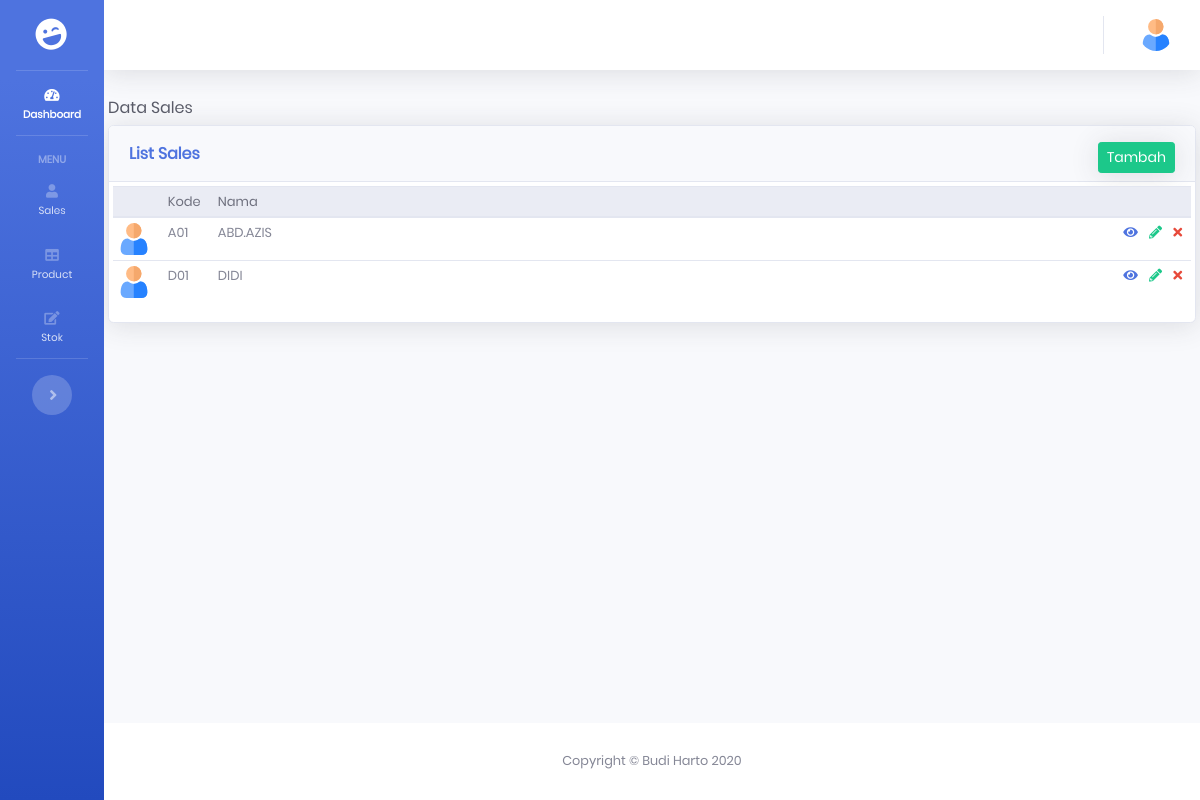
The page /index.php/sales on the database as committed earlier.
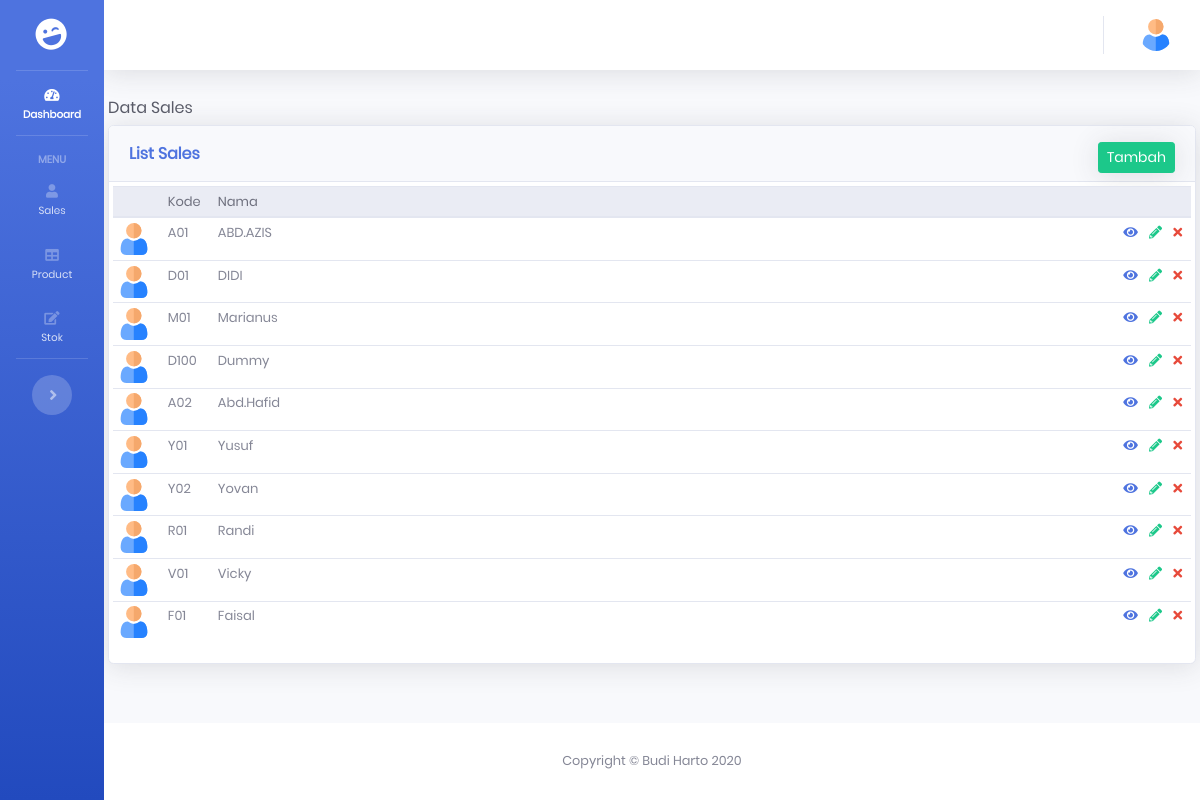
The same page on the database as committed later.
### tables this page shows
CREATE TABLE `sales` (
  `id` int(11) NOT NULL,
  `kode_sales` varchar(10) NOT NULL,
  `nama_sales` varchar(128) NOT NULL,
  `daerah` varchar(128) NOT NULL,
  `foto` varchar(128) NOT NULL,
  `is_active` int(11) NOT NULL
);

### application/controllers/Sales.php (called while the page is built, shortened)
<?php
class Sales extends CI_Controller
{
    public function __construct()
    {
        $this->load->model('sales_model', 'sales');
    }
    public function index()
    {
        $data['user'] = $this->db->get_where('user', ['username' => $this->session->userdata('username')])->row_array();
        $data['sales'] = $this->sales->get_all()->result_array();
        $this->load->view('template/header', $data);
        $this->load->view('template/sidebar');
        $this->load->view('template/topbar', $data);
        $this->load->view('sales', $data);
    }
}

### index.php (called while the page is built, shortened)
<?php
require_once BASEPATH.'core/CodeIgniter.php';

### application/models/Sales_model.php (called while the page is built, shortened)
<?php
class Sales_model extends CI_model
{
    public function get_all()
    {
        $this->db->where('is_active', 1);
        $query =  $this->db->get('sales');
        return $query;
    }
}

### application/views/sales.php (the view, shortened to what this page needs)
<div class="container-fluid p-1">
    <h1 class="h6 mb-2 text-gray-800">Data Sales</h1>
    <div class="card shadow mb-4">
        <div class="card-header py-3">
            <p class="m-0 font-weight-bold text-primary">List Sales</p>
            <div class="d-flex justify-content-end mt-n4">
                <a class="btn btn-sm btn-success mb-n2 shadow" href="">Tambah</a>
            </div>
        </div>
        <div class="card-body p-1">
            <div class="table-responsive">
                <table class="table table-sm  table-app" width="100%" cellspacing="0">
                    <thead class="thead-light">
                        <tr>
                            <th></th>
                            <th width="50px">Kode</th>
                            <th>Nama</th>
                            <th></th>
                        </tr>
                    </thead>
                    <tbody>
                        <?php
                        foreach ($sales as $s) : ?>
                            <tr>
                                <td width="50px"><img src="<?= base_url('assets/img/icon/user.png'); ?>" alt=""></td>
                                <td><?= $s['kode_sales']; ?></td>
                                <td><?= $s['nama_sales']; ?></td>
                                <td class="text-right">
                                    <a href="javascript:;" class="mr-2"><i class="fas fa-eye"></i></a>
                                    <a href="javascript:;" class="mr-2"><i class="fas fa-pencil-alt text-success"></i></a>
                                    <a href="javascript:;" class="mr-1"><i class="fas fa-times text-danger"></i></a>
                                </td>
                            </tr>
                        <?php endforeach; ?>
                    </tbody>
                </table>
            </div>
        </div>
    </div>
</div>
</div>
<footer class="sticky-footer bg-white">
    <div class="container my-auto">
        <div class="copyright text-center my-auto">
            <span>Copyright &copy; Budi Harto 2020</span>
        </div>
    </div>
</footer>
</div>

Rows that differ between the two databases and show on the page:
added sales: kode_sales "M01", nama_sales "Marianus"
added sales: kode_sales "D100", nama_sales "Dummy"
added sales: kode_sales "A02", nama_sales "Abd.Hafid"
added sales: kode_sales "Y01", nama_sales "Yusuf"
added sales: kode_sales "Y02", nama_sales "Yovan"
added sales: kode_sales "R01", nama_sales "Randi"
added sales: kode_sales "V01", nama_sales "Vicky"
added sales: kode_sales "F01", nama_sales "Faisal"
